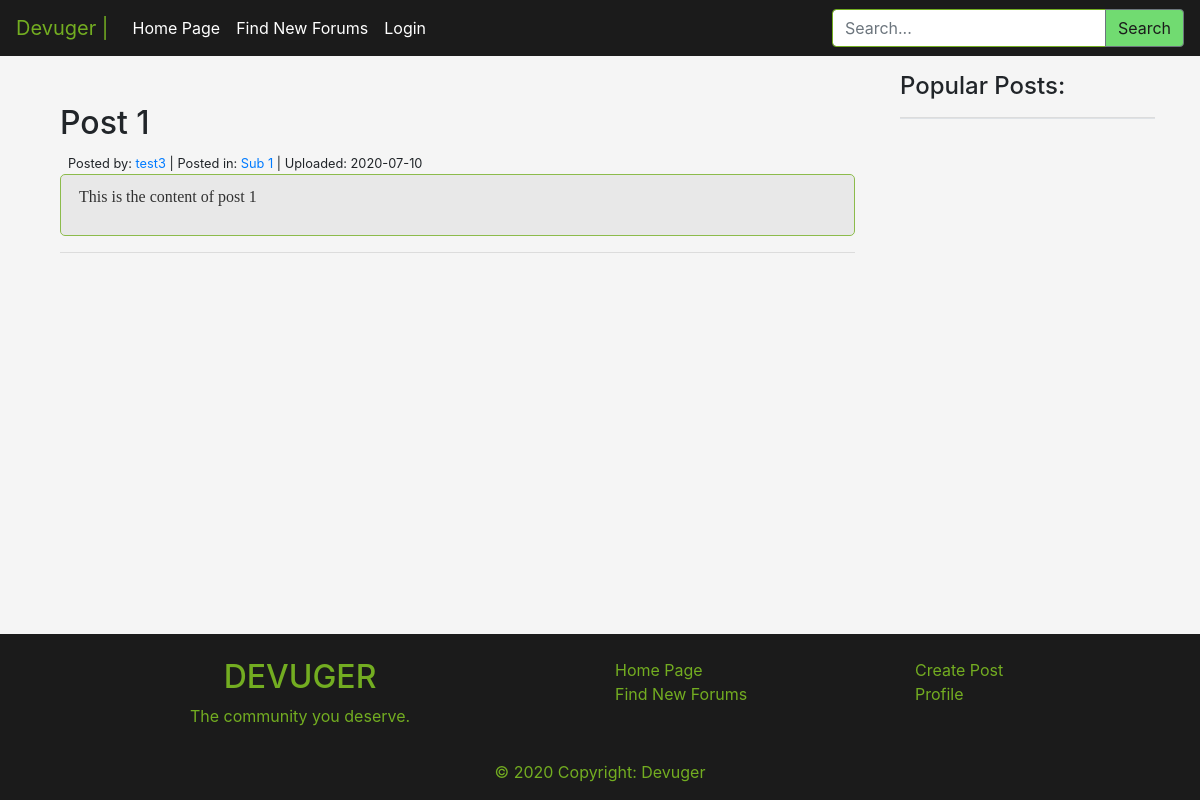
/post.php?id=2&title=Post 1, run on the app's committed database.
### tables this page shows
CREATE TABLE users(
    id INT PRIMARY KEY AUTO_INCREMENT,
    username VARCHAR(60) UNIQUE,
    pass VARCHAR(255),
    email VARCHAR(255) UNIQUE,
    descp TEXT,
    color VARCHAR(20),
    creationDate DATE,
    uRank INT
);

CREATE TABLE subforum(
    id INT PRIMARY KEY AUTO_INCREMENT,
    sname VARCHAR(30) UNIQUE,
    descp TEXT,
    subscribers INT,
    color VARCHAR(20),
    numPosts INT,
    creationDate DATE,
    createdBy INT,
    rules TEXT,
    FOREIGN KEY (createdBy) REFERENCES users(id)
);

CREATE TABLE posts(
    id INT PRIMARY KEY AUTO_INCREMENT,
    userId INT,
    subforumId INT,
    title VARCHAR(100),
    content LONGTEXT,
    uploadDate DATE,
    numComments INT,
    FOREIGN KEY (userId) REFERENCES users(id),
    FOREIGN KEY (subforumId) REFERENCES subforum(id)
);

### post.php (the view, shortened to what this page needs)
<?php include('php/server.php'); ?>
<?php
$pid = $_GET['id'];
$t = $_GET['title'];
$q = "SELECT * FROM posts WHERE id = '$pid'";
$r = mysqli_query($db, $q);
$rowd = mysqli_fetch_assoc($r);
$userId = $rowd['userId'];
$subId = $rowd['subforumId'];
$uploadDate = $rowd['uploadDate'];
$content = $rowd['content'];
$getUser_Posted = "SELECT * FROM users WHERE id = '$userId'";
$runQueryGetUser_Posted = mysqli_query($db, $getUser_Posted);
$rowGetUser = mysqli_fetch_assoc($runQueryGetUser_Posted);
$userPostedName = $rowGetUser['username'];
$getSub_Posted = "SELECT * FROM subforum WHERE id = '$subId'";
$runQueryGetSub_Posted = mysqli_query($db, $getSub_Posted);
$rowGetSub = mysqli_fetch_assoc($runQueryGetSub_Posted);
$subPostedName = $rowGetSub['sname'];
?>
<?php include('includes/header.php'); ?>
<main class="content-wrapper">
    <div class="container">
        <div class="row">
            <div class="col-md-9 py-5">
                <div class="container">
                    <h2 class="post-title"><?php echo $t; ?></h2>
                    <small class="pl-2">Posted by: <a href="user.php?username=<?php echo $userPostedName; ?>"><?php echo $userPostedName; ?></a>&nbsp;|&nbsp;Posted in: <a href="sub.php?r=<?php echo $subPostedName; ?>"><?php echo $subPostedName; ?></a>&nbsp;|&nbsp;Uploaded: <?php echo $uploadDate; ?></small>
                    <?php if(strlen($content) > 0) : ?>
                        <div class="content-border">
                            <p class="pl-2 content"><?php echo $content; ?></p>
                        </div>
                    <?php else : ?>
                        <br><br>
                    <?php endif ?>
                    <hr>
                    <br>
                </div>
            </div>
            <?php include('includes/right_side_bar.php'); ?>
        </div>
    </div>
</main>
<?php include('includes/footer.php'); ?>

### css/main.css (style rules this page uses)
html, body { background-color: whitesmoke; height: 100%; }
body { display: flex; flex-direction: column; }
.content-wrapper { flex: 1 0 auto; }
.content-border { border-radius: 5px; border: 1px solid #73AD21; padding: 10px; background-color: #e6e6e6; opacity: 0.8; color: black; word-wrap: auto; overflow-wrap: normal; overflow-y: auto; overflow-x: hidden; }
.content { color: black; font-family: 'PT Serif', serif; }

### data on the page
users: username "test3"
subforum: sname "Sub 1"
posts: uploadDate "2020-07-10", content "This is the content of post 1"

### other printed values
$t "Post 1"
